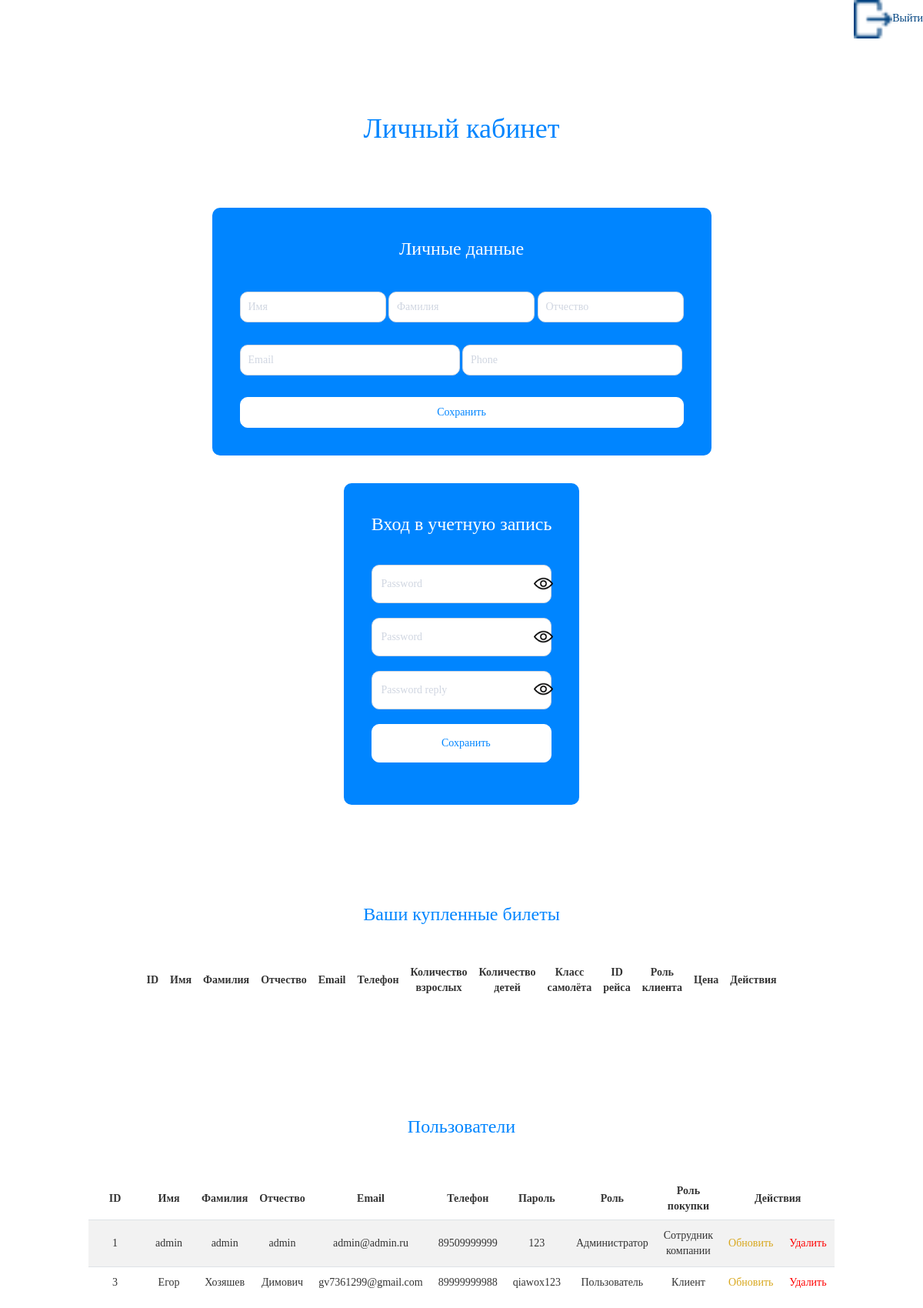
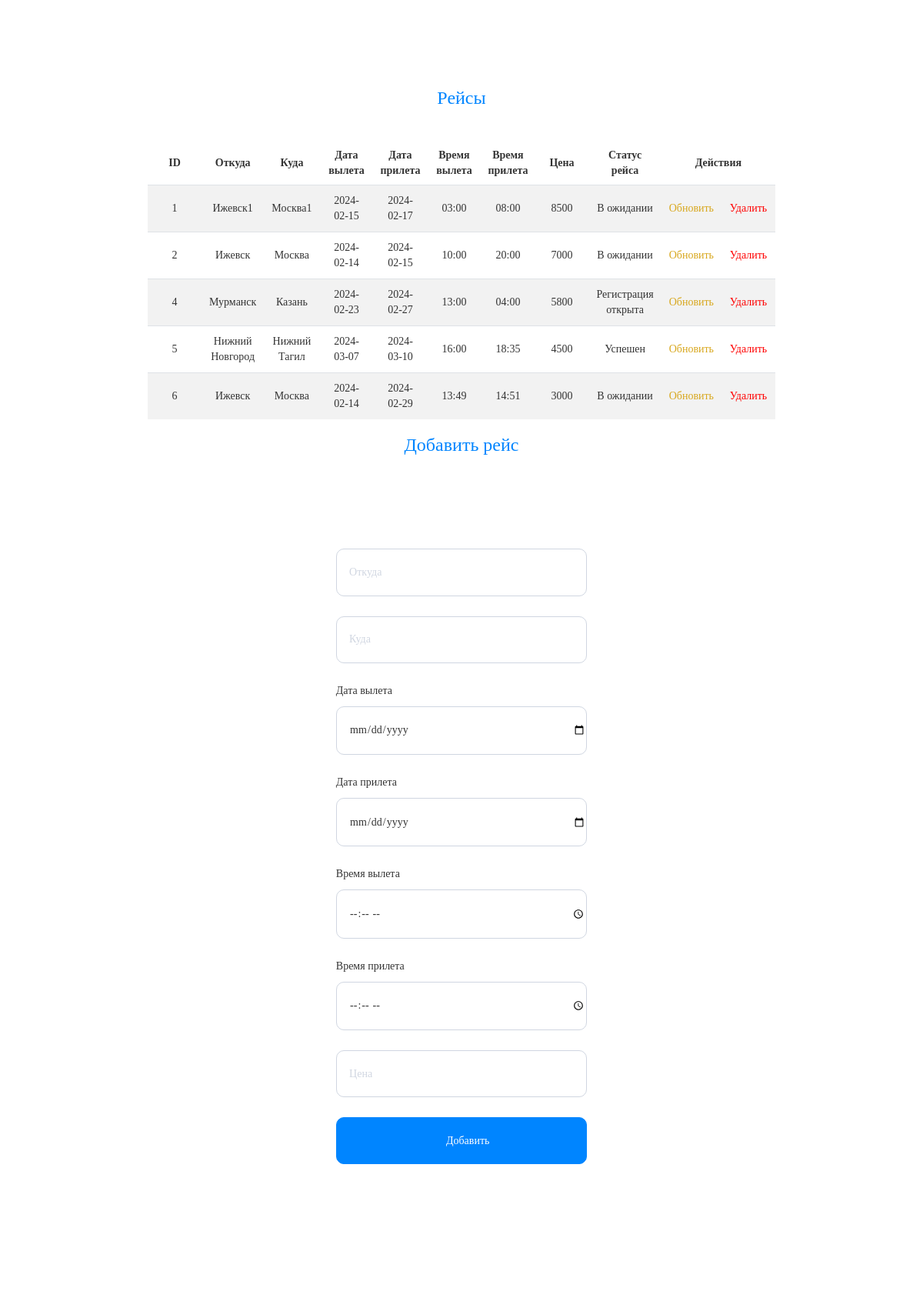
The page /pages/lk_admin.php (upper part) on the database its author committed (2 pictures, top to bottom).
### tables this page shows
CREATE TABLE `users` (
  `id` int NOT NULL,
  `first_name` varchar(100) NOT NULL,
  `last_name` varchar(100) NOT NULL,
  `patronymic` varchar(100) NOT NULL,
  `email` varchar(100) NOT NULL,
  `password` varchar(100) NOT NULL,
  `phone` varchar(100) NOT NULL,
  `role` int NOT NULL DEFAULT '1',
  `role_sales` int NOT NULL DEFAULT '1'
);

CREATE TABLE `flights` (
  `id` int NOT NULL,
  `whence` varchar(100) NOT NULL,
  `wheres` varchar(100) NOT NULL,
  `ddate` varchar(100) NOT NULL,
  `adate` varchar(100) NOT NULL,
  `etime` text NOT NULL,
  `atime` text NOT NULL,
  `price` int NOT NULL,
  `status` int NOT NULL DEFAULT '1'
);

### pages/lk_admin.php (the view, shortened to what this page needs)
<?php
include_once '../db/db.php';
?>
<!DOCTYPE html>
<html lang="en">
<head>
    <link rel="stylesheet" href="../styles/styles.css">
    <link rel="stylesheet" href="https://maxcdn.bootstrapcdn.com/bootstrap/3.4.0/css/bootstrap.min.css">
</head>
<body>
    <a href="exit.php" class="exit_lk"><span><img src="../img/exit.png" alt="">Выйти</span></a>
    <div class="main">
        <div class="title">
            <h1>Личный кабинет</h1>
        </div>
        <div class="data">
            <div class="private_data"><p>Личные данные</p></div>
            <div class="private_form">
                <form method="POST" class="lk_form">
                    <div class="first_input">
                        <input type="text" placeholder="Имя" value="<?php echo $_SESSION['user']['first_name']; ?>" name="name_upd">
                        <input type="text" placeholder="Фамилия" class="center_input" value="<?php echo $_SESSION['user']['last_name']; ?>" name="last_name_upd">
                        <input type="text" placeholder="Отчество" value="<?php echo $_SESSION['user']['patronymic']; ?>" name="patronymic_upd">
                    </div>
                    <div class="second_input">
                        <input type="email" placeholder="Email" class="first_in" value="<?php echo $_SESSION['user']['email']; ?>" name="email_upd">
                        <input type="text" placeholder="Phone" class="last_in" value="<?php echo $_SESSION['user']['phone']; ?>" name="phone_upd">
                    </div>
                    <input type="submit" value="Сохранить" name="update">
                </form>
            </div>
        </div>
        <div class="auth_block">
            <div class="private_data"><p>Вход в учетную запись</p></div>
            <div class="auth-form auth_data">
                <form method="POST">
                    <div class="v_pass_now">
                        <input type="password" placeholder="Password" id="password_now" required name="password_now">
                        <span class="icon_now"></span>
                    </div>
                    <div class="v_pass">
                        <input type="password" placeholder="Password" id="password" required name="password_new">
                        <span class="icon"></span>
                    </div>
                    <div class="v_pass_reply">
                        <input type="password" placeholder="Password reply" id="password_reply" required name="password_new_reply">
                        <span class="icon_reply"></span>
                    </div>
                    <input type="submit" value="Сохранить" class="save" name="save">
                </form>
            </div>
        </div>
        <div class="buy_bil">
            <div class="private_data"><p>Ваши купленные билеты</p></div>
            <table>
                <tr>
                    <th>ID</th>
                    <th>Имя</th>
                    <th>Фамилия</th>
                    <th>Отчество</th>
                    <th>Email</th>
                    <th>Телефон</th>
                    <th>Количество взрослых</th>
                    <th>Количество детей</th>
                    <th>Класс самолёта</th>
                    <th>ID рейса</th>
                    <th>Роль клиента</th>
                    <th>Цена</th>
                    <th colspan="2">Действия</th>
                </tr>
            </table>
        </div>
        <div class="users">
            <div class="private_data"><p>Пользователи</p></div>
            <?php
            $str_out_users = "SELECT * FROM `users`";
            $run_out_users = mysqli_query($connect, $str_out_users);
            ?>
            <table>
                <tr>
                    <th>ID</th>
                    <th>Имя</th>
                    <th>Фамилия</th>
                    <th>Отчество</th>
                    <th>Email</th>
                    <th>Телефон</th>
                    <th>Пароль</th>
                    <th>Роль</th>
                    <th>Роль покупки</th>
                    <th colspan="2">Действия</th>
                </tr>
                <?php
                while ($users = mysqli_fetch_array($run_out_users)) {
                    switch ($users['role']) {
                        case '1':
                            $role = "Пользователь";
                            break;
                        case '2':
                            $role = "Администратор";
                            break;
                    }
                    switch ($users['role_sales']) {
                        case '1':
                            $role_sales = "Клиент";
                            break;
                        case '3':
                            $role_sales = "Сотрудник компании";
                            break;
                    }
                    echo "<tr align='center' class='e-ever2'>
                            <td>$users[id]</td>
                            <td>$users[first_name]</td>
                            <td>$users[last_name]</td>
                            <td>$users[patronymic]</td>
                            <td>$users[email]</td>
                            <td>$users[phone]</td>
                            <td>$users[password]</td>
                            <td>$role</td>
                            <td>$role_sales</td>
                            <td><a href='update_users.php?edit=$users[id]' target='_blank' class='e-update'>Обновить</a></td>
                            <td><a href='?del=$users[id]' class='e-delete'>Удалить</a></td>
                        </tr>";
                }
                ?>
            </table>
        </div>
        <div class="flights">
            <div class="private_data"><p>Рейсы</p></div>
            <?php
            $str_out_flights = "SELECT * FROM `flights`";
            $run_out_flights = mysqli_query($connect, $str_out_flights);
            ?>
            <table>
                <tr>
                    <th>ID</th>
                    <th>Откуда</th>
                    <th>Куда</th>
                    <th>Дата вылета</th>
                    <th>Дата прилета</th>
                    <th>Время вылета</th>
                    <th>Время прилета</th>
                    <th>Цена</th>
                    <th>Статус рейса</th>
                    <th colspan="2">Действия</th>
                </tr>
                <?php
                while($flights = mysqli_fetch_array($run_out_flights)){
                    switch ($flights['status']) {
                        case '1':
                            $status = "В ожидании";
                            break;
                        case '2':
                            $status = "Регистрация открыта";
                            break;
                        case '7':
                            $status = "Успешен";
                            break;
                    }
                    echo "<tr align='center' class='e-ever2'>
                            <td>$flights[id]</td>
                            <td>$flights[whence]</td>
                            <td>$flights[wheres]</td>
                            <td>$flights[ddate]</td>
                            <td>$flights[adate]</td>
                            <td>$flights[etime]</td>
                            <td>$flights[atime]</td>
                            <td>$flights[price]</td>
                            <td class='e-status'>$status</td>
                            <td><a href='update_flights.php?edit_flights=$flights[id]' target='_blank' class='e-update'>Обновить</a></td>
                            <td><a href='?del_flights=$flights[id]' class='e-delete'>Удалить</a></td>
                        </tr>";
                }
                ?>
            </table>
            <div class="auth-form">
                <h3 class="add_flights">Добавить рейс</h3>
                <form method="POST" class="add_flights_form">
                    <input type="text" placeholder="Откуда" name="whence">
                    <input type="text" placeholder="Куда" name="wheres">
                    <p>Дата вылета</p>
                    <input type="date" name="e-date">
                    <p>Дата прилета</p>
                    <input type="date" name="a-date">
                    <p>Время вылета</p>
                    <input type="time" name="e-time">
                    <p>Время прилета</p>
                    <input type="time" name="a-time">
                    <input type="text" placeholder="Цена" name="price">
                    <input type="submit" value="Добавить" name="add_flights">
                </form>
            </div>
        </div>
        <div class="sales">
        </div>
    </div>
</body>
</html>

### styles/styles.css (style rules this page uses)
body { margin: 0px 0px 0px 0px; font-family: 'Century Gothic' }
a { text-decoration: none; color:white; }
h1 { color: white; text-align: center; }
img { width: 50px; height: 50px; }
* { margin: 0; padding: 0; box-sizing: border-box; font-family: 'Century Gothic'; }
.main { margin: 0 20%; display: flex; flex-direction: column; flex-wrap: wrap; align-content: center; justify-content: center; align-items: center; }
.title { margin-top: 15%; margin-bottom: 10%; color: #0085FF; }
.auth-form { min-width: 40%; }
.auth-form form { display: flex; flex-direction: column; flex-wrap: wrap; align-items: flex-end; align-content: center; justify-content: center; }
.auth-form form input[type=email], .auth-form form input[type=text], .auth-form form input[type=password], .auth-form form input[type=number], .auth-form form input[type=submit], .auth-form form input[type=date], .auth-form form input[type=time], .auth-form form select { min-width: 100%; padding-left: 5%; padding-bottom: 6%; padding-top: 6%; margin-bottom: 8%; border: 1px solid #D0D6E1; border-radius: 10px; }
.auth-form form input[type=submit] { background-color: #0085FF; color: #fff; font-size: 14px; border: 1px solid #0085FF; cursor: pointer; transition: 0.3s all; }
.v_pass_now { position: relative; min-width: 100%; }
.v_pass { position: relative; min-width: 100%; }
.v_pass_reply { position: relative; min-width: 100%; }
.icon { background: url('../img/free-icon-eye-158746.png') no-repeat; background-size: cover; width: 25px; height: 25px; position: absolute; top: 0; right: 0; left: 0; bottom: 0; margin-left: 90%; margin-top: 5%; }
.icon_reply { background: url('../img/free-icon-eye-158746.png') no-repeat; background-size: cover; width: 25px; height: 25px; position: absolute; top: 0; right: 0; left: 0; bottom: 0; margin-left: 90%; margin-top: 5%; }
.icon_now { background: url('../img/free-icon-eye-158746.png') no-repeat; background-size: cover; width: 25px; height: 25px; position: absolute; top: 0; right: 0; left: 0; bottom: 0; margin-left: 90%; margin-top: 5%; }
.private_data { font-size: 24px; color: #fff; }
.data { display: flex; flex-direction: column; flex-wrap: wrap; align-items: center; background: #0085FF; padding: 5%; border-radius: 10px; }
.lk_form { display: flex; flex-direction: column; flex-wrap: wrap; align-items: center; }
.first_input { margin-top: 5%; }
.first_input input { min-width: 28%; height: 40px; padding-left: 10px; }
.second_input { width: 100%; margin-top: 5%; }
.second_input input { min-width: calc(49.5% + 0.4px) ; height: 40px; padding-left: 10px; }
.lk_form > input[type=submit] { margin-top: 5%; width: 100%; }
.lk_form > input, .first_input > input, .second_input > input { border-radius: 10px; }
.first_input > input, .second_input > input { border: 1px solid #D0D6E1; }
.lk_form > input { background: #fff; color: #0085FF; border: 1px solid #fff; transition: 0.3s all; height: 40px; }
.auth_block { background: #0085FF; padding: 5%; border-radius: 10px; margin-top: 5%; }
.save { background: #fff!important; color: #0085FF!important; border: 1px solid #fff!important; }
.auth_data { margin-top: 15%; }
.exit_lk { color: #0085FF; transition: 0.3s all!important; height: 20px; display: flex; justify-content: flex-end; flex-wrap: wrap; flex-direction: row; }
.buy_bil .private_data { color: #0085FF!important; margin-top: 15%; text-align: center; margin-bottom: 5%; }
.users .private_data { color: #0085FF!important; margin-top: 15%; text-align: center; margin-bottom: 5%; }
.flights .private_data { color: #0085FF!important; margin-top: 15%; text-align: center; margin-bottom: 5%; }
.add_flights { color: #0085FF; text-align: center; margin-bottom: 5%; margin-bottom: 15%; }
.add_flights_form { display: flex; align-items: flex-start!important; max-width: 40%; margin: 8% auto; }
.add_flights_form input[type=date], .add_flights_form input[type=time] { min-width: 100%; margin-bottom: 5%; }
.e-ever2:nth-child(even) { background-color: rgba(0, 0, 0, 0.05); }
th { padding: 0.75rem!important; text-align: center!important; }
td { min-width: 70px; height: 100%; padding: 1rem!important; border-top: 1px solid #dee2e6; }
td > a { text-decoration: none!important; }
.e-update { color: #d8a71d; transition: 0.3s all; }
.e-delete { color: #ff0000; transition: 0.3s all; }
table { border-spacing: 0px 0px; width: 100%; text-align: center; }

### rows shown on the page
users: id "1", first_name "admin", last_name "admin", patronymic "admin", email "admin@admin.ru", phone "89509999999", password "123", role "Администратор", role_sales "Сотрудник компании"
users: id "3", first_name "Егор", last_name "Хозяшев", patronymic "Димович", email "gv7361299@gmail.com", phone "89999999988", password "qiawox123", role "Пользователь", role_sales "Клиент"
flights: id "1", whence "Ижевск1", wheres "Москва1", ddate "2024-02-15", adate "2024-02-17", etime "03:00", atime "08:00", price "8500", status "В ожидании"
flights: id "2", whence "Ижевск", wheres "Москва", ddate "2024-02-14", adate "2024-02-15", etime "10:00", atime "20:00", price "7000", status "В ожидании"
flights: id "4", whence "Мурманск", wheres "Казань", ddate "2024-02-23", adate "2024-02-27", etime "13:00", atime "04:00", price "5800", status "Регистрация открыта"
flights: id "5", whence "Нижний Новгород", wheres "Нижний Тагил", ddate "2024-03-07", adate "2024-03-10", etime "16:00", atime "18:35", price "4500", status "Успешен"
flights: id "6", whence "Ижевск", wheres "Москва", ddate "2024-02-14", adate "2024-02-29", etime "13:49", atime "14:51", price "3000", status "В ожидании"
